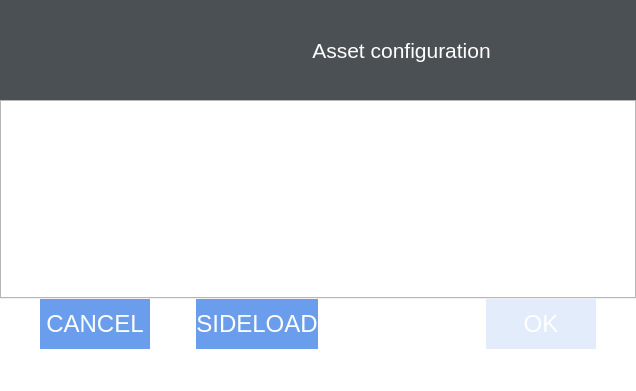
<?xml version="1.0" encoding="UTF-8"?>
<ui version="4.0">
 <class>MainWindow</class>
 <widget class="QMainWindow" name="MainWindow">
  <property name="geometry">
   <rect>
    <x>0</x>
    <y>0</y>
    <width>636</width>
    <height>391</height>
   </rect>
  </property>
  <property name="sizePolicy">
   <sizepolicy hsizetype="Maximum" vsizetype="Preferred">
    <horstretch>0</horstretch>
    <verstretch>0</verstretch>
   </sizepolicy>
  </property>
  <property name="windowTitle">
   <string>Asset configuration</string>
  </property>
  <property name="layoutDirection">
   <enum>Qt::LeftToRight</enum>
  </property>
  <property name="styleSheet">
   <string notr="true">background-color: white</string>
  </property>
  <property name="documentMode">
   <bool>true</bool>
  </property>
  <widget class="QWidget" name="centralWidget">
   <layout class="QVBoxLayout" name="verticalLayout">
    <property name="spacing">
     <number>0</number>
    </property>
    <property name="leftMargin">
     <number>0</number>
    </property>
    <property name="topMargin">
     <number>0</number>
    </property>
    <property name="rightMargin">
     <number>0</number>
    </property>
    <property name="bottomMargin">
     <number>0</number>
    </property>
    <item>
     <layout class="QHBoxLayout" name="horizontalLayout_2">
      <property name="spacing">
       <number>0</number>
      </property>
      <property name="sizeConstraint">
       <enum>QLayout::SetDefaultConstraint</enum>
      </property>
      <property name="bottomMargin">
       <number>0</number>
      </property>
      <item>
       <widget class="QLabel" name="labelLogo">
        <property name="sizePolicy">
         <sizepolicy hsizetype="Fixed" vsizetype="Fixed">
          <horstretch>0</horstretch>
          <verstretch>0</verstretch>
         </sizepolicy>
        </property>
        <property name="minimumSize">
         <size>
          <width>150</width>
          <height>90</height>
         </size>
        </property>
        <property name="maximumSize">
         <size>
          <width>200</width>
          <height>100</height>
         </size>
        </property>
        <property name="styleSheet">
         <string notr="true">background-color:#4A5054; 
color: white;</string>
        </property>
        <property name="text">
         <string notr="true"/>
        </property>
        <property name="textFormat">
         <enum>Qt::PlainText</enum>
        </property>
        <property name="pixmap">
         <pixmap>../../../mineq/usb-configuration/images/logo_mineQ_on_dark.jpg</pixmap>
        </property>
        <property name="scaledContents">
         <bool>true</bool>
        </property>
       </widget>
      </item>
      <item>
       <widget class="QLabel" name="label">
        <property name="sizePolicy">
         <sizepolicy hsizetype="Fixed" vsizetype="Preferred">
          <horstretch>0</horstretch>
          <verstretch>0</verstretch>
         </sizepolicy>
        </property>
        <property name="styleSheet">
         <string notr="true">background-color:#4A5054; 
color: white;</string>
        </property>
        <property name="text">
         <string/>
        </property>
       </widget>
      </item>
      <item>
       <widget class="QLabel" name="labelConfig">
        <property name="enabled">
         <bool>true</bool>
        </property>
        <property name="sizePolicy">
         <sizepolicy hsizetype="Preferred" vsizetype="Preferred">
          <horstretch>0</horstretch>
          <verstretch>0</verstretch>
         </sizepolicy>
        </property>
        <property name="minimumSize">
         <size>
          <width>400</width>
          <height>100</height>
         </size>
        </property>
        <property name="maximumSize">
         <size>
          <width>16777215</width>
          <height>16777215</height>
         </size>
        </property>
        <property name="font">
         <font>
          <pointsize>16</pointsize>
         </font>
        </property>
        <property name="layoutDirection">
         <enum>Qt::LeftToRight</enum>
        </property>
        <property name="autoFillBackground">
         <bool>false</bool>
        </property>
        <property name="styleSheet">
         <string notr="true">background-color:#4A5054; 
color: white;
padding-right: 40px
</string>
        </property>
        <property name="text">
         <string>Asset configuration</string>
        </property>
        <property name="scaledContents">
         <bool>false</bool>
        </property>
        <property name="alignment">
         <set>Qt::AlignCenter</set>
        </property>
        <property name="margin">
         <number>0</number>
        </property>
       </widget>
      </item>
     </layout>
    </item>
    <item>
     <widget class="QTabWidget" name="tabWidget">
      <property name="sizePolicy">
       <sizepolicy hsizetype="Preferred" vsizetype="Expanding">
        <horstretch>0</horstretch>
        <verstretch>0</verstretch>
       </sizepolicy>
      </property>
      <property name="styleSheet">
       <string notr="true"/>
      </property>
      <property name="currentIndex">
       <number>-1</number>
      </property>
     </widget>
    </item>
    <item>
     <layout class="QHBoxLayout" name="horizontalLayout">
      <property name="bottomMargin">
       <number>20</number>
      </property>
      <item>
       <widget class="QPushButton" name="cancelButton">
        <property name="sizePolicy">
         <sizepolicy hsizetype="Fixed" vsizetype="Fixed">
          <horstretch>0</horstretch>
          <verstretch>0</verstretch>
         </sizepolicy>
        </property>
        <property name="minimumSize">
         <size>
          <width>150</width>
          <height>50</height>
         </size>
        </property>
        <property name="font">
         <font>
          <pointsize>18</pointsize>
         </font>
        </property>
        <property name="styleSheet">
         <string notr="true">border: none;
color: #FFFFFF;
background-color: #6A9EEC;
margin-left: 40px;
</string>
        </property>
        <property name="text">
         <string>CANCEL</string>
        </property>
       </widget>
      </item>
      <item>
       <widget class="QPushButton" name="sideloadButton">
        <property name="sizePolicy">
         <sizepolicy hsizetype="Fixed" vsizetype="Fixed">
          <horstretch>0</horstretch>
          <verstretch>0</verstretch>
         </sizepolicy>
        </property>
        <property name="minimumSize">
         <size>
          <width>150</width>
          <height>50</height>
         </size>
        </property>
        <property name="font">
         <font>
          <pointsize>18</pointsize>
         </font>
        </property>
        <property name="styleSheet">
         <string notr="true">border: none;
color: #FFFFFF;
background-color: #6A9EEC;
margin-left: 40px;
</string>
        </property>
        <property name="text">
         <string>SIDELOAD</string>
        </property>
       </widget>
      </item>
      <item>
       <spacer name="horizontalSpacer">
        <property name="orientation">
         <enum>Qt::Horizontal</enum>
        </property>
        <property name="sizeHint" stdset="0">
         <size>
          <width>40</width>
          <height>20</height>
         </size>
        </property>
       </spacer>
      </item>
      <item>
       <widget class="QPushButton" name="OkButton">
        <property name="sizePolicy">
         <sizepolicy hsizetype="Fixed" vsizetype="Fixed">
          <horstretch>1</horstretch>
          <verstretch>0</verstretch>
         </sizepolicy>
        </property>
        <property name="minimumSize">
         <size>
          <width>150</width>
          <height>50</height>
         </size>
        </property>
        <property name="font">
         <font>
          <pointsize>18</pointsize>
         </font>
        </property>
        <property name="cursor">
         <cursorShape>ArrowCursor</cursorShape>
        </property>
        <property name="styleSheet">
         <string notr="true">border: none;
color: #FFFFFF;
background-color: rgba(106, 158,236, 50);
margin-right: 40px</string>
        </property>
        <property name="text">
         <string>OK</string>
        </property>
       </widget>
      </item>
     </layout>
    </item>
   </layout>
  </widget>
  <widget class="QStatusBar" name="statusBar">
   <property name="enabled">
    <bool>false</bool>
   </property>
   <property name="sizePolicy">
    <sizepolicy hsizetype="Fixed" vsizetype="Preferred">
     <horstretch>0</horstretch>
     <verstretch>0</verstretch>
    </sizepolicy>
   </property>
  </widget>
 </widget>
 <layoutdefault spacing="6" margin="11"/>
 <resources/>
 <connections/>
</ui>
